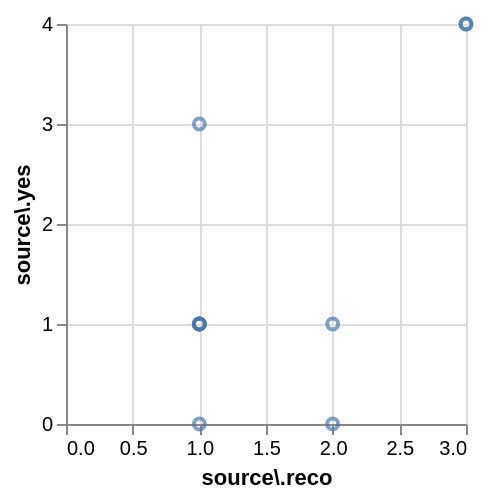

The Vega-Lite source for this figure:
### Vega specification from a JSON file in a GitHub repository (floating-point values rounded to 4 significant figures)
{"$schema": "https://vega.github.io/schema/vega/v5.json", "autosize": "pad", "padding": 5, "width": 200, "height": 200, "style": "cell", "data": [{"name": "source_0", "values": {"hits": {"hits": [{"source.reco": 2, "source.yes": 1}, {"source.reco": 3, "source.yes": 4}, {"source.reco": 2, "source.yes": 0}, {"source.reco": 1, "source.yes": 3}, {"source.reco": 3, "source.yes": 4}, {"source.reco": 1, "source.yes": 1}, {"source.reco": 1, "source.yes": 1}, {"source.reco": 1, "source.yes": 1}, {"source.reco": 1, "source.yes": 0}, {"source.reco": 1, "source.yes": 1}]}}, "format": {"property": "hits.hits"}}, {"name": "data_0", "source": "source_0", "transform": [{"type": "filter", "expr": "datum[\"source.reco\"] !== null && isFinite(datum[\"source.reco\"]) && datum[\"source.yes\"] !== null && isFinite(datum[\"source.yes\"])"}]}], "marks": [{"name": "marks", "type": "symbol", "style": ["point"], "from": {"data": "data_0"}, "encode": {"update": {"opacity": {"value": 0.7}, "fill": {"value": "transparent"}, "stroke": {"value": "#4c78a8"}, "x": {"scale": "x", "field": "source\\.reco"}, "y": {"scale": "y", "field": "source\\.yes"}}}}], "scales": [{"name": "x", "type": "linear", "domain": {"data": "data_0", "field": "source\\.reco"}, "range": [0, {"signal": "width"}], "nice": true, "zero": true}, {"name": "y", "type": "linear", "domain": {"data": "data_0", "field": "source\\.yes"}, "range": [{"signal": "height"}, 0], "nice": true, "zero": true}], "axes": [{"scale": "x", "orient": "bottom", "gridScale": "y", "grid": true, "tickCount": {"signal": "ceil(width/40)"}, "domain": false, "labels": false, "maxExtent": 0, "minExtent": 0, "ticks": false, "zindex": 0}, {"scale": "y", "orient": "left", "gridScale": "x", "grid": true, "tickCount": {"signal": "ceil(height/40)"}, "domain": false, "labels": false, "maxExtent": 0, "minExtent": 0, "ticks": false, "zindex": 0}, {"scale": "x", "orient": "bottom", "grid": false, "title": "source\\.reco", "labelFlush": true, "labelOverlap": true, "tickCount": {"signal": "ceil(width/40)"}, "zindex": 0}, {"scale": "y", "orient": "left", "grid": false, "title": "source\\.yes", "labelOverlap": true, "tickCount": {"signal": "ceil(height/40)"}, "zindex": 0}]}
